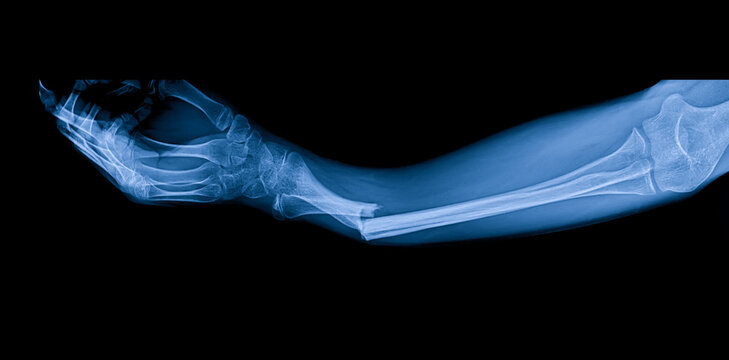
#> input picture Health_care_analysis-main/Health_care_analysis-main/Healthcare-Imaging-Analysis-main/Input 1.jpg, 729 x 360 px
$ python main.py
#> lines starting #> are read from the running program, lines starting #| are printed output that depends on the picture; after the words box and inside, x2 and y2 are one past the last pixel; in counts of white or black regions, pixels touching at a corner belong together
# Step 1: Install dependencies
# !pip install matplotlib

# Step 2: Import libraries
import cv2
import numpy as np
import matplotlib.pyplot as plt
from google.colab import files

# Step 3: Upload an X-ray image
uploaded = files.upload()
#> the answer given: Input 1.jpg

# Step 4: Load and process the image
for file_name in uploaded.keys():
    # Read in grayscale
    img = cv2.imread(file_name, cv2.IMREAD_GRAYSCALE)
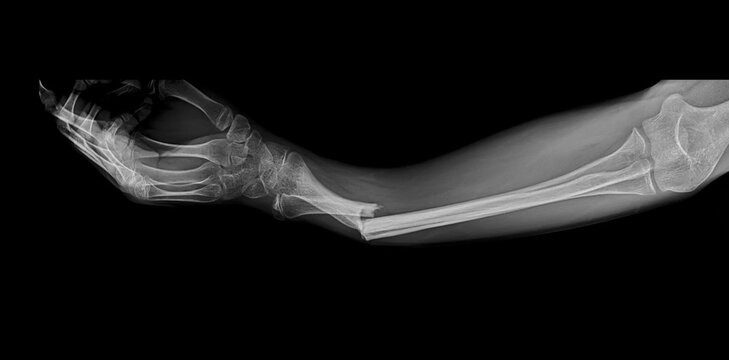
#> img: shape (360, 729); min 0, max 227, mean 25.3
    img = cv2.resize(img, (512, 512))
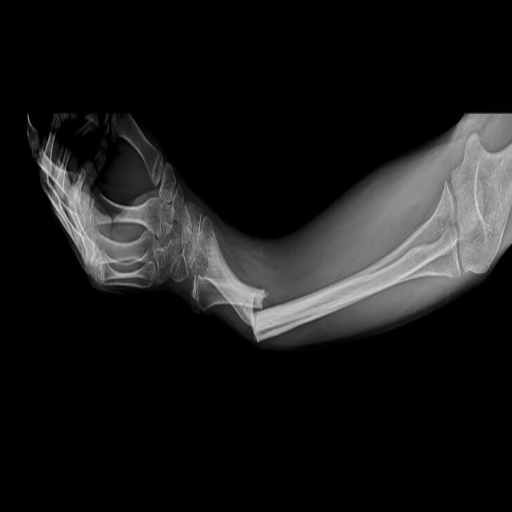
#> img: shape (512, 512); min 0, max 223, mean 25.3

    # Preprocess: blur and detect edges
    blurred = cv2.GaussianBlur(img, (5, 5), 0)
    edges = cv2.Canny(blurred, 50, 150)
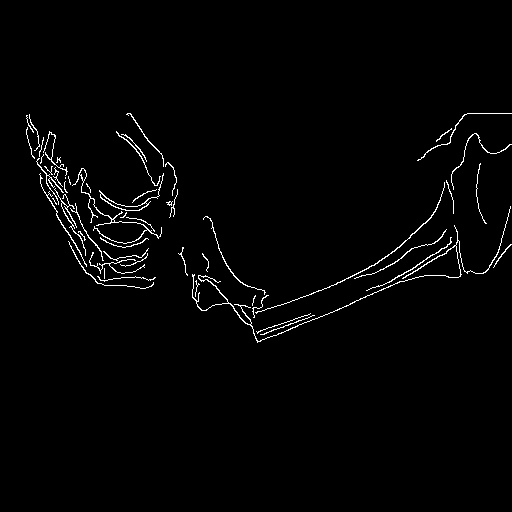
#> edges: shape (512, 512); 1.7% white in thin lines or dots, all inside (x1, y1, x2, y2) = (26, 113, 512, 343)

    # Find contours
    contours, _ = cv2.findContours(edges.copy(), cv2.RETR_EXTERNAL, cv2.CHAIN_APPROX_SIMPLE)
#> contours = 55 contours, 37 with area under 20; largest, box (x1, y1, x2, y2) and area: (99, 173, 164, 211) 208, (192, 206, 511, 343) 154, (72, 168, 162, 244) 130, (255, 182, 445, 314) 78, (366, 237, 452, 291) 41

    # Convert to color for annotation
    annotated_img = cv2.cvtColor(img, cv2.COLOR_GRAY2BGR)

    # Find the largest contour by area
    max_area = 0
    max_bbox = None
    for cnt in contours:
        x, y, w, h = cv2.boundingRect(cnt)
        area = w * h
        if area > max_area:
            max_area = area
            max_bbox = (x, y, w, h)
#> this loop made 55 passes
#> (x, y, w, h, area, max_area) on passes 1, 2, 10, 14, 15, 18, 20, 22: (260, 315, 55, 20, 1100, 1100), (256, 313, 55, 21, 1155, 1155), (89, 252, 56, 22, 1232, 1232), (68, 241, 86, 48, 4128, 4128), (366, 237, 86, 54, 4644, 4644), (354, 229, 93, 50, 4650, 4650), (203, 216, 63, 79, 4977, 4977), (192, 206, 319, 137, 43703, 43703)
#> (x, y, w, h, area) on passes 3, 4, 5, 6, 8, 9: (252, 295, 17, 23, 391), (252, 295, 4, 11, 44), (195, 280, 5, 17, 85), (97, 276, 59, 6, 354), (202, 253, 7, 19, 133), (120, 253, 28, 14, 392)
#> after the loop, max_area = 43703

    # Draw a green rectangle if a significant contour was found
    if max_bbox and max_area > 100:  # Area threshold to avoid noise
        x, y, w, h = max_bbox
#> x = 192; y = 206; w = 319; h = 137
        cv2.rectangle(annotated_img, (x, y), (x + w, y + h), (0, 255, 0), 2)
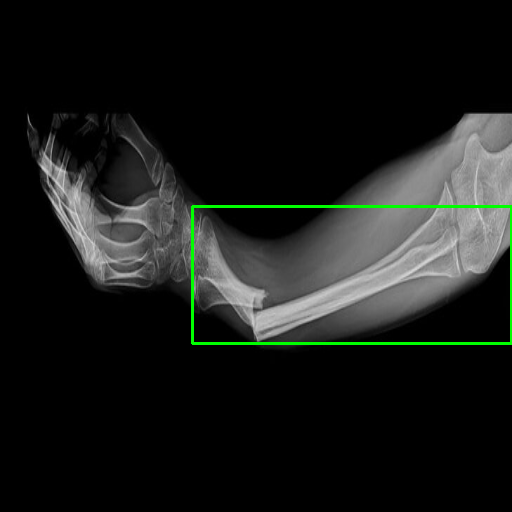
#> annotated_img: shape (512, 512, 3); mean B, G, R 24.9, 27.4, 24.9

    # Display the original and annotated image
    plt.figure(figsize=(10, 5))

    plt.subplot(1, 2, 1)
    plt.imshow(img, cmap='gray')
    plt.title('Original X-ray')
    plt.axis('off')

    plt.subplot(1, 2, 2)
    plt.imshow(cv2.cvtColor(annotated_img, cv2.COLOR_BGR2RGB))
    plt.title('Detected Fracture (Largest Region)')
    plt.axis('off')

    plt.tight_layout()
    plt.show()
